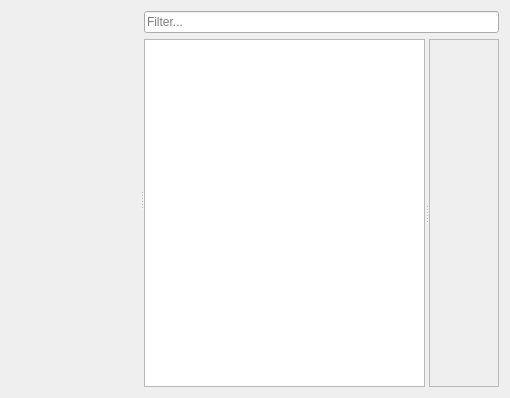
<?xml version="1.0" encoding="UTF-8"?>
<ui version="4.0">
 <class>CommitsWidget</class>
 <widget class="QWidget" name="CommitsWidget">
  <property name="geometry">
   <rect>
    <x>0</x>
    <y>0</y>
    <width>510</width>
    <height>398</height>
   </rect>
  </property>
  <property name="windowTitle">
   <string>Commits</string>
  </property>
  <property name="windowIcon">
   <iconset theme="git-commit"/>
  </property>
  <layout class="QVBoxLayout" name="verticalLayout_3">
   <item>
    <widget class="QSplitter" name="splitter_2">
     <property name="orientation">
      <enum>Qt::Horizontal</enum>
     </property>
     <widget class="BranchesSelectionWidget" name="branchesView" native="true"/>
     <widget class="QWidget" name="">
      <layout class="QVBoxLayout" name="verticalLayout">
       <item>
        <widget class="QLineEdit" name="lineEditFilter">
         <property name="placeholderText">
          <string>Filter...</string>
         </property>
        </widget>
       </item>
       <item>
        <widget class="QSplitter" name="splitter">
         <property name="orientation">
          <enum>Qt::Horizontal</enum>
         </property>
         <widget class="TreeView" name="treeViewCommits">
          <property name="rootIsDecorated">
           <bool>false</bool>
          </property>
         </widget>
         <widget class="QScrollArea" name="scrollArea">
          <property name="widgetResizable">
           <bool>true</bool>
          </property>
          <widget class="QWidget" name="scrollAreaWidgetContents">
           <property name="geometry">
            <rect>
             <x>0</x>
             <y>0</y>
             <width>68</width>
             <height>345</height>
            </rect>
           </property>
           <layout class="QVBoxLayout" name="verticalLayout_2">
            <item>
             <widget class="CommitDetails" name="widgetCommitDetails" native="true"/>
            </item>
           </layout>
          </widget>
         </widget>
        </widget>
       </item>
      </layout>
     </widget>
    </widget>
   </item>
  </layout>
 </widget>
 <customwidgets>
  <customwidget>
   <class>TreeView</class>
   <extends>QTreeView</extends>
   <header>core/treeview.h</header>
  </customwidget>
  <customwidget>
   <class>CommitDetails</class>
   <extends>QWidget</extends>
   <header location="global">widgets/commitdetails.h</header>
   <container>1</container>
  </customwidget>
  <customwidget>
   <class>BranchesSelectionWidget</class>
   <extends>QWidget</extends>
   <header>widgets/branchesselectionwidget.h</header>
   <container>1</container>
  </customwidget>
 </customwidgets>
 <resources/>
 <connections/>
</ui>
